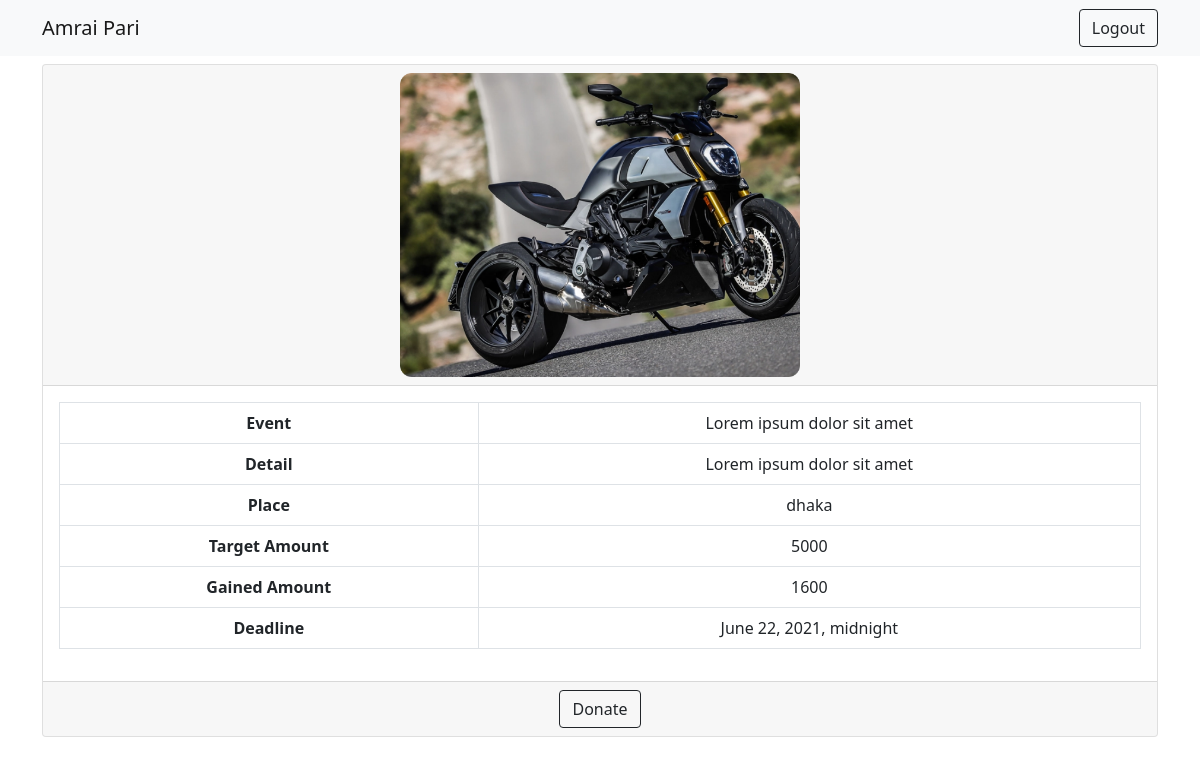
/events/detail-event/1, run on the app's committed database.
### events/models.py (models this page shows, shortened)
class Event(models.Model):
    title = models.CharField(max_length=100)
    cover = models.ImageField(upload_to='event_cover/')
    detail = models.TextField(max_length=1000)
    place = models.CharField(max_length=1000)
    total = models.IntegerField()
    gained = models.IntegerField(blank=True, default=0)
    deadline = models.DateTimeField(null=True)
    date_created = models.DateField(auto_now_add=True)
    date_updated = models.DateField(auto_now_add=True)
    READY = {
        ('yes', 'Yes'),
        ('no', 'No',)
    }
    ready_to_distribute = models.CharField(max_length=10, choices=READY, default="no")

### events/views.py (the view)
# urls.py: path('detail-event/<id>', detail_event, name="detail-event"),
def detail_event(request, id):
    amount = list(Donate.objects.filter(isapproved='yes', event_id=id).aggregate(Sum('amount')).values())[0]
    event = Event.objects.get(id=id)
    event.gained=amount
    event.save()
    context = {
        'event': event
    }
    return render(request, 'events/detail_event.html', context)

### templates/events/detail_event.html (shortened to what this page needs)
{% extends 'dashboard/bs.html' %}
{% load static %}
{% block content %}
    <div id="container">
        <div class="card text-center">
            <div class="card-header">
                <img src="{{ event.cover.url }}" alt="" width="400px">
            </div>
            <div class="card-body">
                <table class="table table-bordered">
                    <tbody>
                    <tr>
                        <th scope="row">Event</th>
                        <td> {{ event.title }}</td>
                    </tr>
                    <tr>
                        <th scope="row">Detail</th>
                        <td>{{ event.detail }}</td>
                    </tr>
                    <tr>
                        <th scope="row">Place</th>
                        <td>{{ event.place }}</td>
                    </tr>
                    <tr>
                        <th scope="row">Target Amount</th>
                        <td>{{ event.total }}</td>
                    </tr>
                    <tr>
                        <th scope="row">Gained Amount</th>
                        <td>{{ event.gained }}</td>
                    </tr>
                    <tr>
                        <th scope="row">Deadline</th>
                        <td>{{ event.deadline }}</td>
                    </tr>
                    </tbody>
                </table>
            </div>
            <div class="card-footer ">
                {% if request.user.is_superuser %}
                    <td>
<a href="{% url 'update-event' event.id %}" class="btn btn-outline-dark">
                            Update
                        </a>
                        <a href="{% url 'delete-event' event.id %}" class="btn btn-outline-dark">
                            Delete
                        </a>
                    </td>
                {% else %}
                    <td>
                        <a href="{% url 'donate' event.id %}" class="btn btn-outline-dark">
                            Donate
                        </a>
                    </td>
                {% endif %}
            </div>
        </div>
    </div>
{% endblock %}

### data on the page
Event: cover (picture), title "Lorem ipsum dolor sit amet", detail "Lorem ipsum dolor sit amet", place "dhaka", total "5000", gained "1600", deadline "June 22, 2021, midnight"
